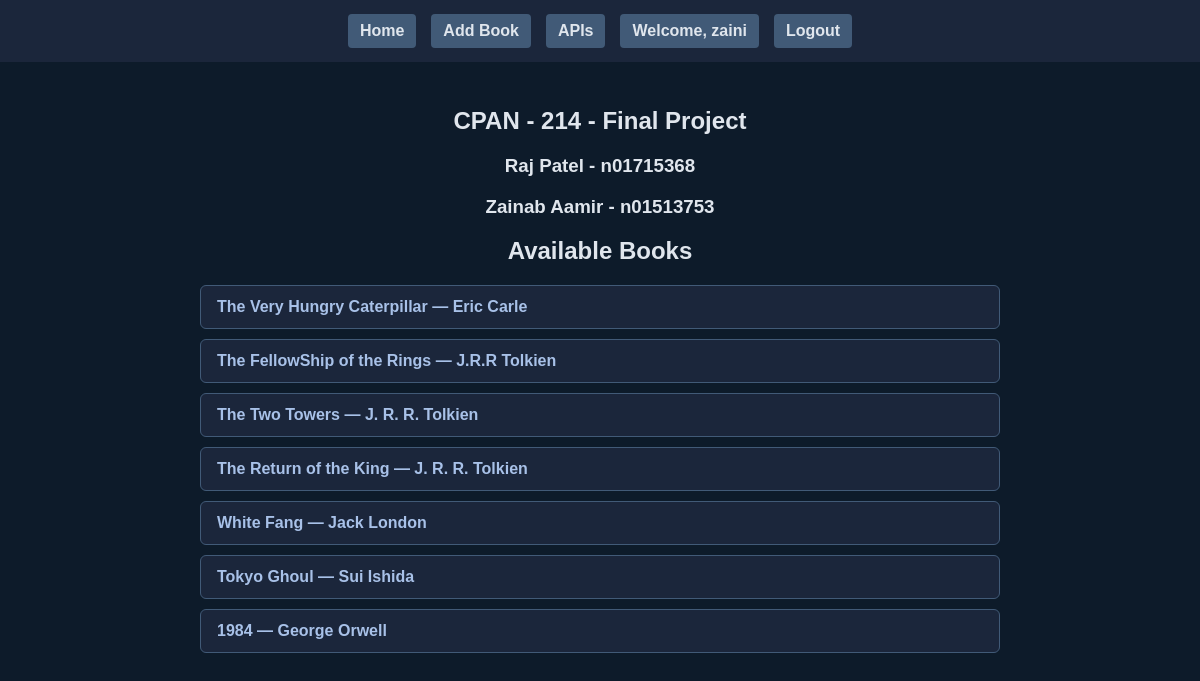
The app's page / (signed in) with its own data.
### books/models.py (models this page shows, shortened)
class Book(models.Model):
    title = models.CharField(max_length=255)
    author = models.CharField(max_length=255)
    year = models.IntegerField()
    rating = models.DecimalField(max_digits=3, decimal_places=1)
    description = models.TextField()
    posted_by = models.ForeignKey(User, on_delete=models.CASCADE, null=True, blank=True)
    objects = BookManager()

### books/views.py (the view)
# urls.py: path('', views.homepage, name='homepage'),
def homepage(request):
    books = Book.objects.get_all_books()
    return render(request, 'books/home.html', {'books': books})

### books/models.py (called while the page is built)
    def get_all_books(self):
        return self.all()

### books/templates/books/home.html (shortened to what this page needs)
{% extends 'books/layout.html' %}
{% block content %}
<h2>CPAN - 214 - Final Project</h2>
<h3>Raj Patel - n01715368</h3>
<h3>Zainab Aamir - n01513753</h3>
<h2>Available Books</h2>
<ul>
    {% for book in books %}
        <li>
            <a href="/book/{{ book.id }}" class="book-link">{{ book.title }} — {{ book.author }}</a>
        </li>
    {% empty %}
        <li>No books available yet.</li>
    {% endfor %}
</ul>
{% endblock %}

### books/templates/books/layout.html (shortened to what this page needs)
<!DOCTYPE html>
<html>
<head>
    {% load static %}
    <link rel="stylesheet" href="{% static 'books/styles.css' %}">
</head>
<body>
    <nav>
        <a href="/">Home</a>
        <a href="/add">Add Book</a>
        <a href="/api/books/">APIs</a>
        {% if user.is_authenticated %}
            <a href="/">Welcome, {{ user.username }}</a>
            <a href="{% url 'logout' %}">Logout</a>
        {% else %}
            <a href="{% url 'register' %}">Register</a>
            <a href="{% url 'login' %}">Login</a>
        {% endif %}
    </nav>
    <div class="content-wrapper">
        {% block content %}
        {% endblock %}
    </div>
</body>
</html>

### books/static/books/styles.css (style rules this page uses)
body { font-family: Arial, sans-serif; background-color: #0d1b2a; color: #e0e6ed; margin: 0; padding: 0; display: flex; flex-direction: column; align-items: center; }
.content-wrapper { width: 100%; max-width: 800px; padding: 0 20px; }
nav { background: #1b263b; width: 100%; padding: 14px 20px; display: flex; justify-content: center; gap: 15px; margin-bottom: 25px; }
nav a { color: #e0e6ed; text-decoration: none; padding: 8px 12px; background: #415a77; border-radius: 4px; font-weight: bold; }
h1, h2, h3 { text-align: center; color: #e0e6ed; }
ul { list-style: none; padding: 0; }
li { background: #1b263b; padding: 12px 16px; border-radius: 6px; margin-bottom: 10px; border: 1px solid #415a77; }
.book-link { color: #a8c1e8; font-weight: bold; text-decoration: none; }

### records on screen
Book: title "The Very Hungry Caterpillar", author "Eric Carle"
Book: title "The FellowShip of the Rings", author "J.R.R Tolkien"
Book: title "The Two Towers", author "J. R. R. Tolkien"
Book: title "The Return of the King", author "J. R. R. Tolkien"
Book: title "White Fang", author "Jack London"
Book: title "Tokyo Ghoul", author "Sui Ishida"
Book: title "1984", author "George Orwell"

### other values on screen
{{ user.username }} "zaini"
